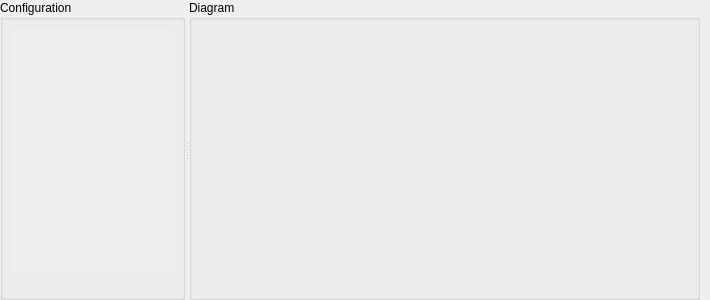
<?xml version="1.0" encoding="UTF-8"?>
<ui version="4.0">
 <class>AQLinechartTestWidget</class>
 <widget class="QWidget" name="AQLinechartTestWidget">
  <property name="geometry">
   <rect>
    <x>0</x>
    <y>0</y>
    <width>710</width>
    <height>300</height>
   </rect>
  </property>
  <property name="minimumSize">
   <size>
    <width>710</width>
    <height>240</height>
   </size>
  </property>
  <property name="maximumSize">
   <size>
    <width>710</width>
    <height>300</height>
   </size>
  </property>
  <property name="windowTitle">
   <string>Form</string>
  </property>
  <widget class="QSplitter" name="splitter">
   <property name="geometry">
    <rect>
     <x>0</x>
     <y>0</y>
     <width>700</width>
     <height>300</height>
    </rect>
   </property>
   <property name="sizePolicy">
    <sizepolicy hsizetype="Expanding" vsizetype="Expanding">
     <horstretch>0</horstretch>
     <verstretch>0</verstretch>
    </sizepolicy>
   </property>
   <property name="midLineWidth">
    <number>1</number>
   </property>
   <property name="orientation">
    <enum>Qt::Horizontal</enum>
   </property>
   <property name="childrenCollapsible">
    <bool>false</bool>
   </property>
   <widget class="QGroupBox" name="curveGroupBox">
    <property name="sizePolicy">
     <sizepolicy hsizetype="Preferred" vsizetype="Preferred">
      <horstretch>0</horstretch>
      <verstretch>0</verstretch>
     </sizepolicy>
    </property>
    <property name="minimumSize">
     <size>
      <width>185</width>
      <height>0</height>
     </size>
    </property>
    <property name="maximumSize">
     <size>
      <width>185</width>
      <height>16777215</height>
     </size>
    </property>
    <property name="baseSize">
     <size>
      <width>200</width>
      <height>0</height>
     </size>
    </property>
    <property name="font">
     <font>
      <family>Arial</family>
      <pointsize>9</pointsize>
     </font>
    </property>
    <property name="styleSheet">
     <string notr="true"/>
    </property>
    <property name="title">
     <string>Configuration</string>
    </property>
    <property name="alignment">
     <set>Qt::AlignLeading|Qt::AlignLeft|Qt::AlignTop</set>
    </property>
    <widget class="QScrollArea" name="curveListWidget">
     <property name="geometry">
      <rect>
       <x>10</x>
       <y>30</y>
       <width>165</width>
       <height>241</height>
      </rect>
     </property>
     <property name="sizePolicy">
      <sizepolicy hsizetype="Preferred" vsizetype="Expanding">
       <horstretch>0</horstretch>
       <verstretch>0</verstretch>
      </sizepolicy>
     </property>
     <property name="minimumSize">
      <size>
       <width>165</width>
       <height>180</height>
      </size>
     </property>
     <property name="font">
      <font>
       <family>Arial</family>
       <pointsize>9</pointsize>
      </font>
     </property>
     <property name="layoutDirection">
      <enum>Qt::LeftToRight</enum>
     </property>
     <property name="autoFillBackground">
      <bool>false</bool>
     </property>
     <property name="styleSheet">
      <string notr="true">QScrollArea{
	padding: 8px;
}</string>
     </property>
     <property name="frameShape">
      <enum>QFrame::NoFrame</enum>
     </property>
     <property name="frameShadow">
      <enum>QFrame::Plain</enum>
     </property>
     <property name="lineWidth">
      <number>1</number>
     </property>
     <property name="sizeAdjustPolicy">
      <enum>QAbstractScrollArea::AdjustIgnored</enum>
     </property>
     <property name="widgetResizable">
      <bool>true</bool>
     </property>
     <property name="alignment">
      <set>Qt::AlignLeading|Qt::AlignLeft|Qt::AlignTop</set>
     </property>
     <widget class="QWidget" name="scrollAreaWidgetContents">
      <property name="geometry">
       <rect>
        <x>0</x>
        <y>0</y>
        <width>149</width>
        <height>225</height>
       </rect>
      </property>
     </widget>
    </widget>
   </widget>
   <widget class="QGroupBox" name="AQdiagramGroupBox">
    <property name="sizePolicy">
     <sizepolicy hsizetype="Expanding" vsizetype="Preferred">
      <horstretch>0</horstretch>
      <verstretch>0</verstretch>
     </sizepolicy>
    </property>
    <property name="font">
     <font>
      <family>Arial</family>
      <pointsize>9</pointsize>
     </font>
    </property>
    <property name="styleSheet">
     <string notr="true"/>
    </property>
    <property name="title">
     <string>Diagram</string>
    </property>
   </widget>
  </widget>
 </widget>
 <resources/>
 <connections/>
</ui>
